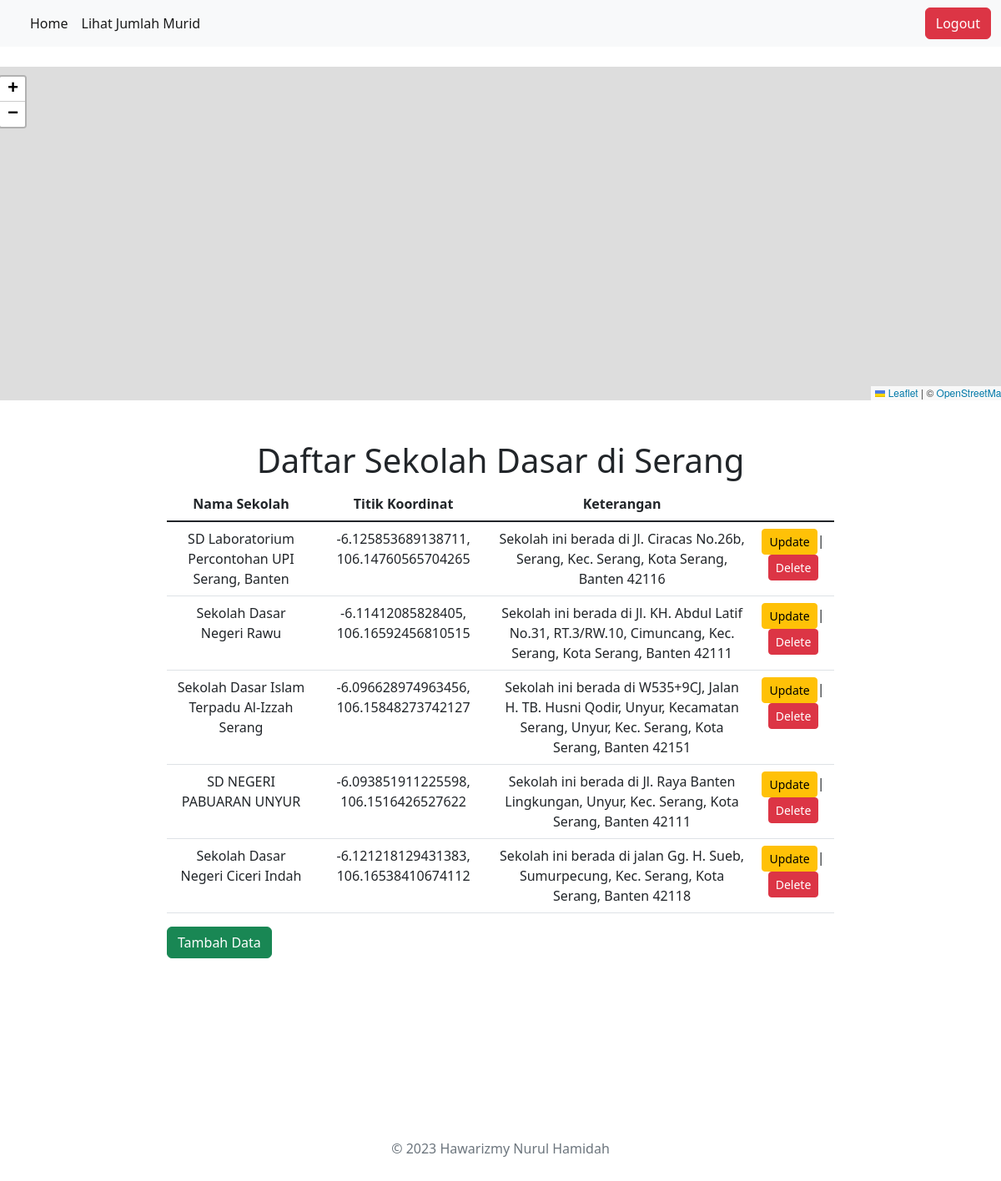
The page /sekolah/ on the database its author committed.
### SD/models.py (models this page shows, shortened)
class Sekolah(models.Model):
    nama_sekolah = models.CharField(max_length=50)
    titik_koordinat = models.CharField(max_length=50)
    keterangan = models.TextField()

### SD/views.py (the view)
# urls.py: path("sekolah/", sekolah),
def sekolah(request):
    books = Sekolah.objects.all()
    data = {
        "title"   : "Daftar Sekolah Dasar di Serang",
        "heading" : "Daftar Sekolah Dasar di Serang",
        "books"   : books,
    }
    return render(request, "sekolah.html", data)

### SD/templates/sekolah.html (shortened to what this page needs)
{% extends "base.html" %}
{% load static %}
{% block content %}
<br>
    <div class="row">
      <div class="col-md-12" id="map"></div>
    </div><br><br>
    <div class="container" style="text-align: center;" >
      <h1 data-aos="fade-up">{{ heading }}</h1>
    </div>
    <div class="table-responsive" style="margin: 200px; margin-top: 0%;" >
    <table class="table">
        <thead>
          <tr>
                <th scope="col">Nama Sekolah</th>
                <th scope="col">Titik Koordinat</th>
                <th scope="col">Keterangan</th>
          </tr>
        </thead>
        <tbody class="table-group-divider">
            {% for Sekolah in books %}
            <tr>
                <td>{{ Sekolah.nama_sekolah }}</td>
                <td>{{ Sekolah.titik_koordinat }}</td>
                <td>{{ Sekolah.keterangan }}</td>
                <td>
                  <a href="{% url 'update_SD' Sekolah.id %}" class="btn btn-sm btn-warning">Update</a>|
                  <a href="{% url 'delete_SD' Sekolah.id %}" class="btn btn-sm btn-danger">Delete</a>
                </td>
            </tr>
            {% endfor %}
        </tbody>
      </table>
      <a class="btn btn-success" href="/tambah_SD">Tambah Data</a>
    </div>
{% endblock%}

### static/style.css (style rules this page uses)
body { background-color: rgb(190, 205, 218); }
table { text-align: center; padding: 50px; float: none; }
#map { height: 400px; width: 100%; max-width: 100%; max-height: 100%; }

### rows shown on the page
Sekolah: nama_sekolah "SD Laboratorium Percontohan UPI Serang, Banten", titik_koordinat "-6.125853689138711, 106.14760565704265", keterangan "Sekolah ini berada di Jl. Ciracas No.26b, Serang, Kec. Serang, Kota Serang, Banten 42116"
Sekolah: nama_sekolah "Sekolah Dasar Negeri Rawu", titik_koordinat "-6.11412085828405, 106.16592456810515", keterangan "Sekolah ini berada di Jl. KH. Abdul Latif No.31, RT.3/RW.10, Cimuncang, Kec. Serang, Kota Serang, Banten 42111"
Sekolah: nama_sekolah "Sekolah Dasar Islam Terpadu Al-Izzah Serang", titik_koordinat "-6.096628974963456, 106.15848273742127", keterangan "Sekolah ini berada di W535+9CJ, Jalan H. TB. Husni Qodir, Unyur, Kecamatan Serang, Unyur, Kec. Serang, Kota Serang, Banten 42151"
Sekolah: nama_sekolah "SD NEGERI PABUARAN UNYUR", titik_koordinat "-6.093851911225598, 106.1516426527622", keterangan "Sekolah ini berada di Jl. Raya Banten Lingkungan, Unyur, Kec. Serang, Kota Serang, Banten 42111"
Sekolah: nama_sekolah "Sekolah Dasar Negeri Ciceri Indah", titik_koordinat "-6.121218129431383, 106.16538410674112", keterangan "Sekolah ini berada di jalan Gg. H. Sueb, Sumurpecung, Kec. Serang, Kota Serang, Banten 42118"

### other values the page prints
{{ heading }} "Daftar Sekolah Dasar di Serang"
